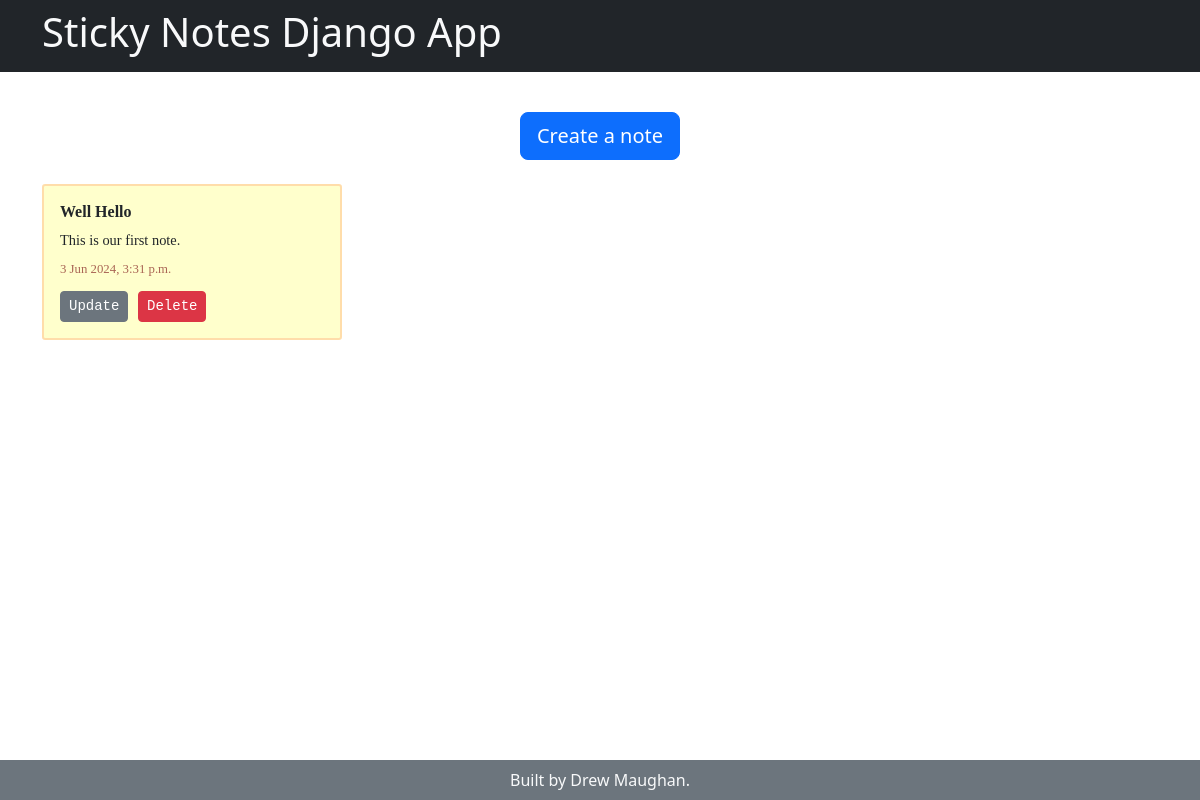
The app's page /, older data.
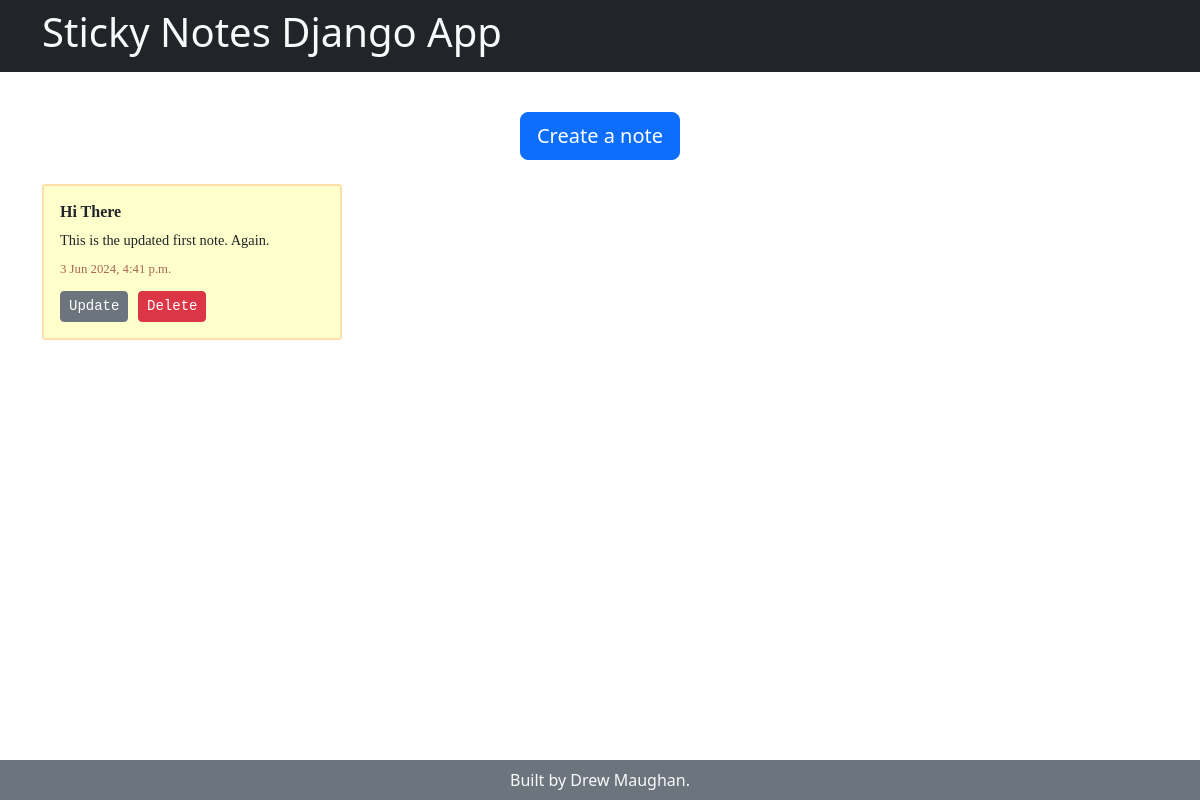
The same page, newer data.
### notes_app/models.py (models this page shows)
class StickyNote(models.Model):
    title = models.CharField(max_length=80)
    content = models.TextField()
    created_at = models.DateTimeField(auto_now_add=True)
    updated_at = models.DateTimeField(auto_now_add=True)

### notes_app/views.py (the view)
# urls.py: path('', home_view, name='home'),
def home_view(request):
    context = {
        'notes': StickyNote.objects.all()
    }
    return render(request, 'home.html', context)

### notes_app/templates/home.html
{% extends 'base.html' %}
{% block content %}
    <div class="d-flex justify-content-center my-4">
        <a class="btn btn-primary btn-lg" href="{% url 'create_note' %}">Create a note</a>
    </div>
    {% if notes.count %}
    <ul class="d-flex flex-wrap list-unstyled gap-2">
        {% for note in notes %}
        <li class="sticky-note">
            {% include 'sticky_note.html' with note=note %}
        </li>
        {% endfor %}
    </ul>
    {% else %}
        <p class="p-5 text-center text-secondary">
            <em>There are no sticky notes.</em>
        </p>
    {% endif %}
{% endblock %}

### notes_app/templates/sticky_note.html
<h3 class="title">{{ note.title }}</h3>
<span class="content">{{ note.content }}</span>
<span class="date">{{ note.updated_at }}</span>
<div class="buttons">
    <a href="{% url 'update_note' note_id=note.pk %}" class="btn btn-secondary btn-sm">Update</a>
    <a href="{% url 'delete_note' note_id=note.pk %}" class="btn btn-danger btn-sm">Delete</a>
</div>

Row changes from the older to the newer data that the page shows:
removed StickyNote: title "Well Hello", content "This is our first note.", updated_at "3 Jun 2024, 3:31 p.m."
added StickyNote: title "Hi There", content "This is the updated first note. Again.", updated_at "3 Jun 2024, 4:41 p.m."
